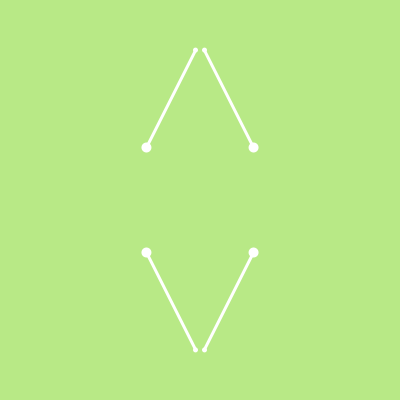
Frame 1 (no input)
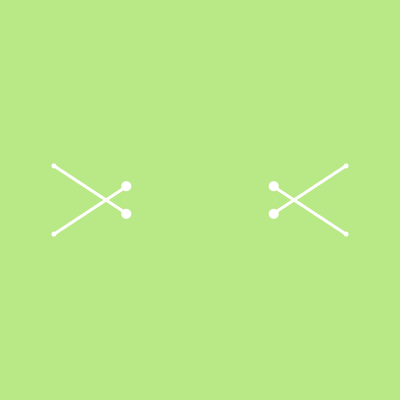
Frame 60 (the mouse pressed at the canvas centre just before this capture)
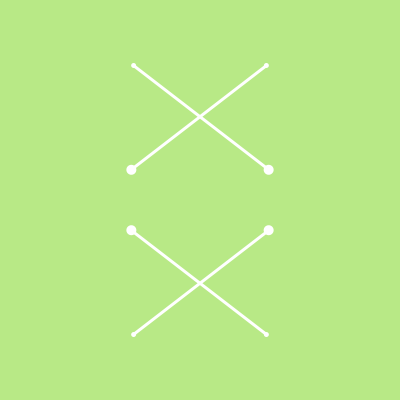
Frame 120 (the mouse held since frame 60 and released just before this capture)

The Processing sketch that drew these frames (run headless with seeded random() and noise(); from frame 60 on, the mouse is pressed at the canvas centre):

// Processing sketch: Project004_MirroredLine
// ── Project004_MirroredLine.pde
float ax,ay,bx,by,ar,br;
float angleA,angleB;

void setup(){
  size(400,400);
  
  ar = 150;
  br = 75;
  angleA = 0;
  angleB = PI/4;
  
}

void draw(){
  background(184,233,134);
  noStroke();
  translate(width/2,height/2);
  angleA += 0.03;
  angleB += 0.01;
  ax = ar*sin(angleA);
  ay = ar*cos(angleA);
  bx = br*sin(angleB);
  by = br*cos(angleB);
  
  ellipse(ax, ay, 5, 5);
  ellipse(-ax, ay, 5, 5);
  ellipse(ax, -ay, 5, 5);
  ellipse(-ax,-ay, 5, 5);
  ellipse(bx, by, 10, 10);
  ellipse(bx, -by, 10, 10);
  ellipse(-bx, by, 10, 10);
  ellipse(-bx,-by, 10, 10);
  stroke(255);
  strokeWeight(3);
  
  line(ax, ay,bx , by);
  line(-ax,-ay,-bx , -by);
  line(-ax, ay,-bx , by);
  line(ax, -ay,bx , -by);


  
  
  
}
